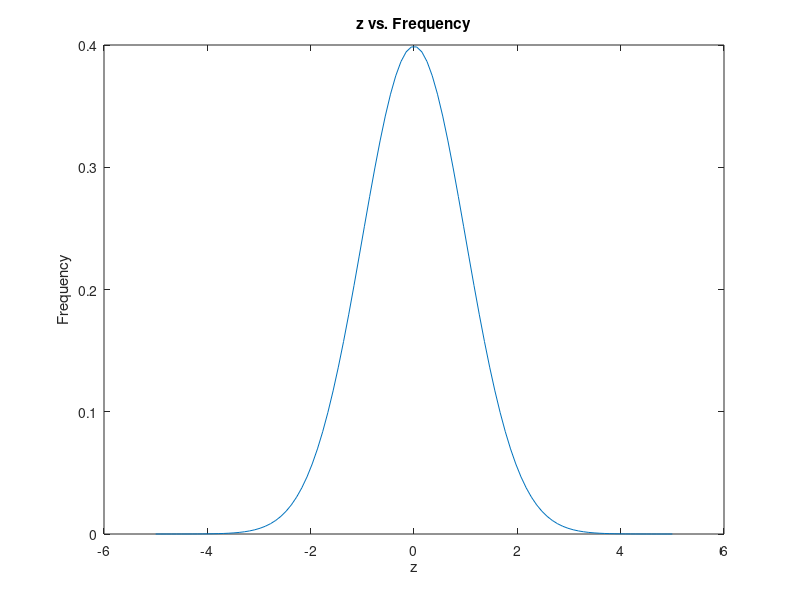

MATLAB code to generate this figure:
%Justin Bayer 
%Homwork 1 Problem 10
%8/29/2019


clc; clear;

z=linspace(-5,5);
fz=(1/(sqrt(2*pi))).*exp((-1*z.^2)/2)

plot(z,fz)


xlabel('z')
ylabel('Frequency')
title('z vs. Frequency')